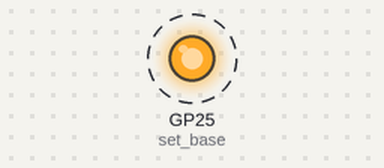
Simulated run of this program. Board: Raspberry Pi Pico running MicroPython. On the bench: output pins drawn as LEDs (lit = HIGH). Dashed ring = blinking. At 3.0 s the program stops and its outputs stay as they are.

Above: at 0.04 s.
Timing chart, 0 to 3.0 s (numbered marks = the images above):
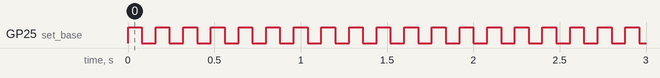

The program:

pio_blink.py
```python
'''
相较原代码改进：增加错误预警和处理机制。
'''
import time
import rp2
from machine import Pin

# 定义闪烁程序。它有一个GPIO在set指令上绑定，这是一个输出引脚。
# 使用大量延迟使闪烁可见。
@rp2.asm_pio(set_init=rp2.PIO.OUT_LOW)
def blink():
    wrap_target()
    set(pins, 1)   [31]
    nop()          [31]
    nop()          [31]
    nop()          [31]
    nop()          [31]
    set(pins, 0)   [31]
    nop()          [31]
    nop()          [31]
    nop()          [31]
    nop()          [31]
    wrap()

try:
    # 使用闪烁程序以2000Hz的频率实例化状态机，设置绑定到Pin（25）（Raspberry PiPico板上的LED）
    sm = rp2.StateMachine(0, blink, freq=2000, set_base=Pin(25))

    # 运行状态机3秒。LED应闪烁。
    sm.active(1)
    time.sleep(3)
    sm.active(0)
except Exception as e:
    # 捕获并打印任何异常
    print(f"发生错误: {e}")
```

Measured:
- by itself, GP25 (set_base): alternates HIGH for 0.08 s and LOW for 0.08 s, 38 changes in all, then stays LOW
